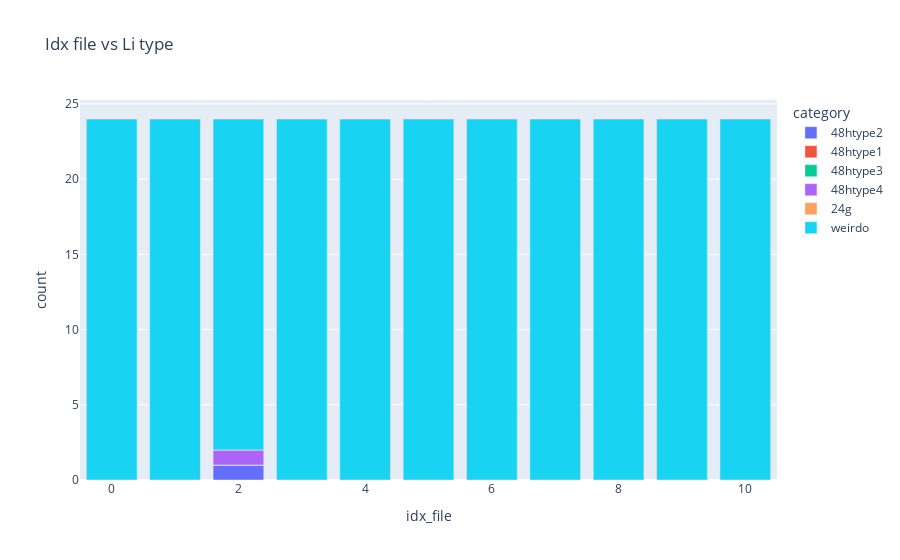

The notebook cell saved with this chart:
### Code cell
labelling.get_amount_type(file_loc_important_cols_sorted, litype, el = "Li")
df_amount_type_sorted = mapping_labelling.plot_amount_type(file_loc_important_cols_sorted, litype, el, style, category_labels)

### Figure 1 — Plotly figure (JSON) as saved in the notebook; plotly's stock layout.template omitted (floating-point values rounded to 4 significant figures)
{"data": [{"alignmentgroup": "True", "hovertemplate": "category=48htype2<br>idx_file=%{x}<br>count=%{y}<extra></extra>", "legendgroup": "48htype2", "marker": {"color": "#636efa", "pattern": {"shape": ""}}, "name": "48htype2", "offsetgroup": "48htype2", "orientation": "v", "showlegend": true, "textposition": "auto", "type": "bar", "x": [0, 1, 2, 3, 4, 5, 6, 7, 8, 9, 10], "xaxis": "x", "y": [0, 0, 1, 0, 0, 0, 0, 0, 0, 0, 0], "yaxis": "y"}, {"alignmentgroup": "True", "hovertemplate": "category=48htype1<br>idx_file=%{x}<br>count=%{y}<extra></extra>", "legendgroup": "48htype1", "marker": {"color": "#EF553B", "pattern": {"shape": ""}}, "name": "48htype1", "offsetgroup": "48htype1", "orientation": "v", "showlegend": true, "textposition": "auto", "type": "bar", "x": [0, 1, 2, 3, 4, 5, 6, 7, 8, 9, 10], "xaxis": "x", "y": [0, 0, 0, 0, 0, 0, 0, 0, 0, 0, 0], "yaxis": "y"}, {"alignmentgroup": "True", "hovertemplate": "category=48htype3<br>idx_file=%{x}<br>count=%{y}<extra></extra>", "legendgroup": "48htype3", "marker": {"color": "#00cc96", "pattern": {"shape": ""}}, "name": "48htype3", "offsetgroup": "48htype3", "orientation": "v", "showlegend": true, "textposition": "auto", "type": "bar", "x": [0, 1, 2, 3, 4, 5, 6, 7, 8, 9, 10], "xaxis": "x", "y": [0, 0, 0, 0, 0, 0, 0, 0, 0, 0, 0], "yaxis": "y"}, {"alignmentgroup": "True", "hovertemplate": "category=48htype4<br>idx_file=%{x}<br>count=%{y}<extra></extra>", "legendgroup": "48htype4", "marker": {"color": "#ab63fa", "pattern": {"shape": ""}}, "name": "48htype4", "offsetgroup": "48htype4", "orientation": "v", "showlegend": true, "textposition": "auto", "type": "bar", "x": [0, 1, 2, 3, 4, 5, 6, 7, 8, 9, 10], "xaxis": "x", "y": [0, 0, 1, 0, 0, 0, 0, 0, 0, 0, 0], "yaxis": "y"}, {"alignmentgroup": "True", "hovertemplate": "category=24g<br>idx_file=%{x}<br>count=%{y}<extra></extra>", "legendgroup": "24g", "marker": {"color": "#FFA15A", "pattern": {"shape": ""}}, "name": "24g", "offsetgroup": "24g", "orientation": "v", "showlegend": true, "textposition": "auto", "type": "bar", "x": [0, 1, 2, 3, 4, 5, 6, 7, 8, 9, 10], "xaxis": "x", "y": [0, 0, 0, 0, 0, 0, 0, 0, 0, 0, 0], "yaxis": "y"}, {"alignmentgroup": "True", "hovertemplate": "category=weirdo<br>idx_file=%{x}<br>count=%{y}<extra></extra>", "legendgroup": "weirdo", "marker": {"color": "#19d3f3", "pattern": {"shape": ""}}, "name": "weirdo", "offsetgroup": "weirdo", "orientation": "v", "showlegend": true, "textposition": "auto", "type": "bar", "x": [0, 1, 2, 3, 4, 5, 6, 7, 8, 9, 10], "xaxis": "x", "y": [24, 24, 22, 24, 24, 24, 24, 24, 24, 24, 24], "yaxis": "y"}], "layout": {"barmode": "relative", "legend": {"title": {"text": "category"}, "tracegroupgap": 0}, "title": {"text": "Idx file vs Li type"}, "xaxis": {"anchor": "y", "domain": [0, 1], "title": {"text": "idx_file"}}, "yaxis": {"anchor": "x", "domain": [0, 1], "title": {"text": "count"}}}}
